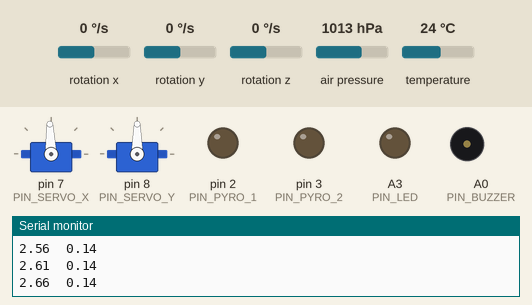
This sketch was run on a simulated Arduino Pro Mini, built with avr-gcc and run on an emulated ATmega328P. Parts: 2 × servo, output pins drawn as LEDs (lit = HIGH), buzzer (waves = sounding), the last lines printed to the serial monitor. Wiring (inferred from the names in the program): MPU-6050 motion sensor at I2C address 0x68; BMP280 pressure sensor at I2C address 0x76. The test bench sets the inputs (shaded band); at power-on: rotation x 0 °/s, rotation z 0 °/s, rotation y 0 °/s, air pressure 1013 hPa, temperature 24 °C.

Above: at 1.2 s.
1.3 s: rotation x set to 10 °/s
At 2.25 s:
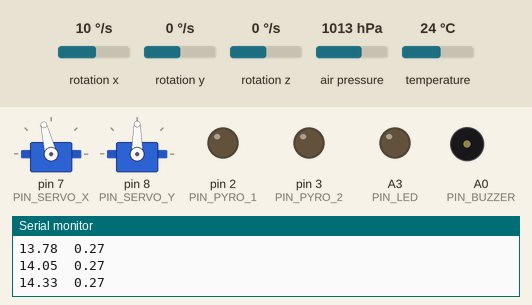
4.3 s: rotation x set to 13 °/s
At 5.3 s:
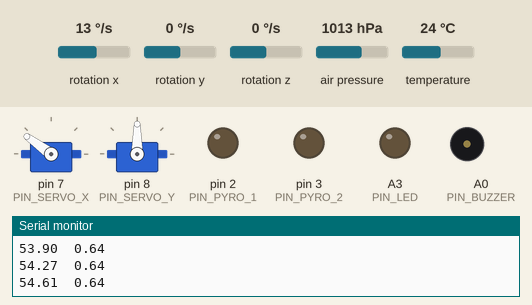
7.3 s: rotation z set to -192 °/s
At 7.65 s:
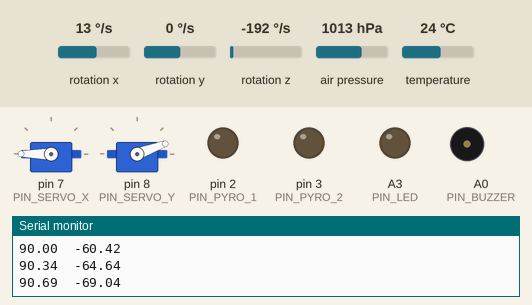
9.2 s: rotation x set to 192 °/s
12.2 s: rotation x set to -192 °/s
15.2 s: rotation x set to 0 °/s
At 16.3 s:
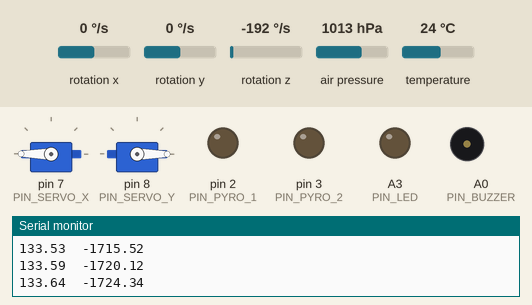
Timing chart, 0 to 17.7 s (numbered marks = the images above; inputs shaded):
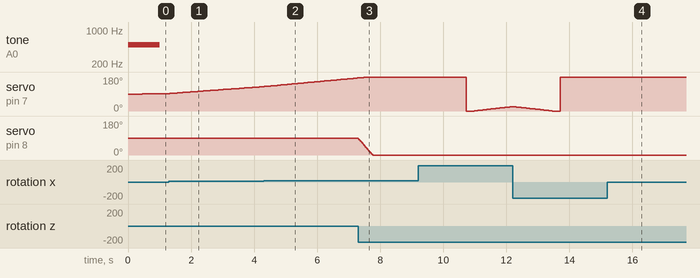

Measured:
- the behaviour switches between 11 and 12 °/s on rotation x (found by bisection; images 1 and 2)
- after the input at 15.2 s, servo on pin 7 (PIN_SERVO_X): stays 180° (without the input it goes to 177° after 0.21 s)

The sketch:

Rocket_Code.ino
```cpp
// (licence header left out)
// Libs
#include "PID.h"
#include "MPU6050.h"
#include "BMP280.h"
#include <Servo.h>
#include <SPI.h>
#include <SD.h>


// PINS (for the Sagan MK1 PCB)
#define PIN_PYRO_1 (2)
#define PIN_PYRO_2 (3)
#define PIN_SERVO_X (7)
#define PIN_SERVO_Y (8)
#define PIN_SERVO_E (9)
#define PIN_BUZZER (A0)
#define PIN_LED (A3)
#define PIN_SD_CS (10)

//
#define PITCH_ERROR (700)
#define PITCH_OK    (500)

// CONFIG
//#define SD_CARD_ENABLE
#define SERIAL_DEBUG_ENABLE
#define SD_CARD_FILENAME "data.csv" // Warning: 8.3 format mandatory

#define MPU6050_X_ANGLE_ERROR (-74)
#define MPU6050_Y_ANGLE_ERROR (11) // unused
#define MPU6050_Z_ANGLE_ERROR (-4)

// Global variables
Servo servo_x, servo_y;
PIDController pidx = PIDController(0,0,0), pidy = PIDController(0,0,0);
File sd_file;
uint32_t pressure;
int16_t gyroX, gyroY, gyroZ;
double angular_speed, angle_x = 0, angle_y = 0;
long timeCurrent, timePrevious;

void setup(){
  #ifdef SERIAL_DEBUG_ENABLE
    Serial.begin(115200);
  #endif

  // Servos
	servo_x.attach(PIN_SERVO_X);
  servo_y.attach(PIN_SERVO_Y);

  // Pyro channels
  pinMode(PIN_PYRO_1, OUTPUT);
  digitalWrite(PIN_PYRO_1, LOW);
  pinMode(PIN_PYRO_2, OUTPUT);
  digitalWrite(PIN_PYRO_2, LOW);

  // Outputs
  pinMode(PIN_BUZZER, OUTPUT);
  digitalWrite(PIN_BUZZER, LOW);
  pinMode(PIN_LED, OUTPUT);
  digitalWrite(PIN_LED, LOW);

  // MPU6050 Gyro
  if(MPU_init() == -1)
    criticalError();

  // BMP280 Baro
  if(BMP_init() == -1)
    criticalError();

  // SD card (open card and file)
  #ifdef SD_CARD_ENABLE
    if (!SD.begin(PIN_SD_CS))
      criticalError();
    sd_file = SD.open(SD_CARD_FILENAME, FILE_WRITE);
    if (!sd_file)
      criticalError();
  #endif

  // Signal ready to fligh
  #ifdef SERIAL_DEBUG_ENABLE
    Serial.println("READY!");
  #endif
  tone(PIN_BUZZER, PITCH_OK, 1000);

  timeCurrent = millis();
}

void loop(){
  // Timing
  timePrevious = timeCurrent;
  timeCurrent = millis();

  // Read sensors
  pressure = BMP_getP();
  MPU_getRawGyro(&gyroX,&gyroY,&gyroZ);

  // Compute angle
  angular_speed = (float)(gyroX - MPU6050_X_ANGLE_ERROR)/32.8;
  angle_x += angular_speed * (timeCurrent - timePrevious) / 1000.0;
  angular_speed = (float)(gyroZ - MPU6050_Z_ANGLE_ERROR)/32.8;
  angle_y += angular_speed * (timeCurrent - timePrevious) / 1000.0;

  // Servos
  servo_x.write(angle_x + 90);
  servo_y.write(angle_y + 90);

  #ifdef SERIAL_DEBUG_ENABLE
    Serial.print(angle_x);
    Serial.print("\t");
    Serial.println(angle_y);
  #endif

  #ifdef SD_CARD_ENABLE
    logSD(angle_x, angle_y);
  #endif
  delay(20);
}

void criticalError(){
  #ifdef SERIAL_DEBUG_ENABLE
    Serial.println("ERROR!");
  #endif

  while(1){
    tone(PIN_BUZZER, PITCH_ERROR, 200);
    delay(400);
  }
}

/*
 * Format: tab separated values. Columns:
 * - Date
 */
void logSD(float val1, float val2){
  // FIXME fill me in
  sd_file.print(millis());
  sd_file.print("\t");
  sd_file.print(val1);
  sd_file.print("\t");
  sd_file.print(val2);
  sd_file.print("\n");
  sd_file.flush();
}
```

BMP280.h
```cpp
// (licence header left out)
#include <Wire.h>

#define BMP_ADDR (0x76)

//REGISTERS
#define BMP_REG_ID (0xD0)
#define BMP_REG_STATUS (0xF3)
#define BMP_REG_CTRL_MEAS (0xF4)
#define BMP_REG_CONFIG (0xF5)
#define BMP_REG_PRESS (0xF7)

int8_t BMP_init(){
  Wire.begin();
  Wire.beginTransmission(BMP_ADDR);
  Wire.write(BMP_REG_CTRL_MEAS);
  Wire.write(/*osrs_t*/(0b000 << 5) + /*osrs_p*/(0b111 << 2) + /*mode*/0b11);
  Wire.endTransmission(true);

  Wire.begin();
  Wire.beginTransmission(BMP_ADDR);
  Wire.write(BMP_REG_CONFIG);
  Wire.write(/*t_sb*/(0b000 << 5) + /*filter*/(0b000 << 2) + /*spi3w_en*/0b0 );
  Wire.endTransmission(true);

  // Read ID register as sanity check
  Wire.beginTransmission(BMP_ADDR);
  Wire.write(BMP_REG_ID);
  Wire.endTransmission(false);
  Wire.requestFrom(BMP_ADDR, 1, true);
  return Wire.read();
}

/*
 * @returns The 20 bits raw pressure.
 */
uint32_t BMP_getP(){
  Wire.beginTransmission(BMP_ADDR);
  Wire.write(BMP_REG_PRESS);
  Wire.endTransmission(false);
  Wire.requestFrom(BMP_ADDR, 3, true);

  return 1048576 - (Wire.read()<<12 | Wire.read()<<4 | Wire.read()>>4);
}
```

MPU6050.h
```cpp
// (licence header left out)
#include <Wire.h>

#define MPU_ADDR (0x68)

// Average error compensation
#define GYRO_ERROR_X 0
#define GYRO_ERROR_Y 0
#define GYRO_ERROR_Z 0

/*
Calibration code:
#include "MPU6050.h"
int16_t gyroX=0, gyroY=0, gyroZ=0;
void setup(){
  MPU_init();
  Serial.begin(9600);
  for(int i=0;i<100;i++){
    MPU_getRawGyro(&gyroX,&gyroY,&gyroZ);
    Serial.println(....);
  }
}
void loop(){}
 */

//REGISTERS
#define MPU_REG_PWR_MGMT_1 (0x6B)
#define MPU_REG_GYRO_CONFIG (0x1B)
#define MPU_REG_WHO_AM_I (0x75)
#define MPU_REG_ACCEL_XOUT_H (0x3B)
#define MPU_REG_GYRO_XOUT_H (0x43)

int8_t MPU_init(){
  Wire.begin();
  Wire.beginTransmission(MPU_ADDR);
  Wire.write(MPU_REG_PWR_MGMT_1);
  Wire.write(0);     // wakes up the MPU-6050
  Wire.endTransmission(true);

  // Gyro config
  Wire.beginTransmission(MPU_ADDR);
  Wire.write(MPU_REG_GYRO_CONFIG);
  Wire.write(0x10); // 1000dps full scale
  Wire.endTransmission(true);

  // Read WHO AM I? register as sanity check
  Wire.beginTransmission(MPU_ADDR);
  Wire.write(MPU_REG_WHO_AM_I);
  Wire.endTransmission(false);
  Wire.requestFrom(MPU_ADDR, 1, true);
  return Wire.read();
}

void MPU_getRawAcc(int16_t* accX, int16_t* accY, int16_t* accZ){
  Wire.beginTransmission(MPU_ADDR);
  Wire.write(MPU_REG_ACCEL_XOUT_H);
  Wire.endTransmission(false);
  Wire.requestFrom(MPU_ADDR, 6, true);

  *accX=Wire.read()<<8|Wire.read();  // 0x3B (ACCEL_XOUT_H) & 0x3C (ACCEL_XOUT_L)
  *accY=Wire.read()<<8|Wire.read();  // 0x3D (ACCEL_YOUT_H) & 0x3E (ACCEL_YOUT_L)
  *accZ=Wire.read()<<8|Wire.read();  // 0x3F (ACCEL_ZOUT_H) & 0x40 (ACCEL_ZOUT_L)
}

void MPU_getRawGyro(int16_t* gyroX, int16_t* gyroY, int16_t* gyroZ){
  Wire.beginTransmission(MPU_ADDR);
  Wire.write(MPU_REG_GYRO_XOUT_H);
  Wire.endTransmission(false);
  Wire.requestFrom(MPU_ADDR, 6, true);

  *gyroX=Wire.read()<<8|Wire.read() - GYRO_ERROR_X;  // 0x43 (GYRO_XOUT_H) & 0x44 (GYRO_XOUT_L)
  *gyroY=Wire.read()<<8|Wire.read() - GYRO_ERROR_Y;  // 0x45 (GYRO_YOUT_H) & 0x46 (GYRO_YOUT_L)
  *gyroZ=Wire.read()<<8|Wire.read() - GYRO_ERROR_Z;  // 0x47 (GYRO_ZOUT_H) & 0x48 (GYRO_ZOUT_L)
}
```

PID.h
```cpp
// (licence header left out)
class PIDController {

private:
  float kp, ki, kd, lastErr, cumulErr;

public:
  PIDController(float kp, float ki,float kd) : kp(kp), kd(kd), ki(ki), lastErr(0), cumulErr(0){}

  float compute(float setPoint,float current, long detaT){
     /*Compute all the working error variables*/
     float error = setPoint - current;
     float dErr = (detaT==0)?0:(error - lastErr) / detaT;

     /*Remember some variables for next time*/
     lastErr = error;
     cumulErr += error * detaT;

     /*Compute PID Output*/
     return kp * error + ki * cumulErr +  kd * dErr;
  }

  void reset(){
    lastErr=0;cumulErr=0;
  }
};
```
